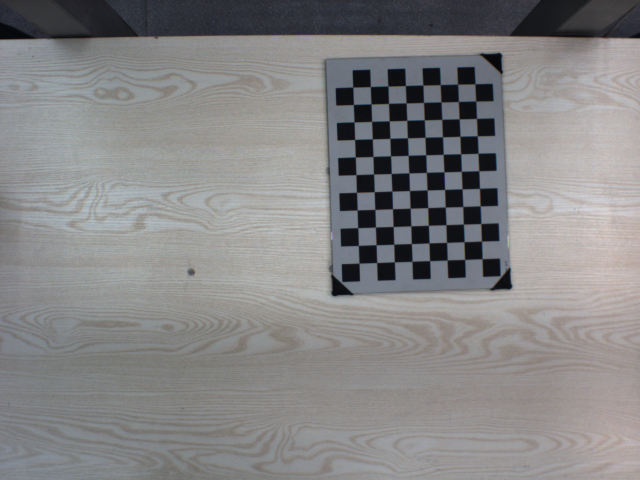
#> input picture code/1.bmp, 1280 x 960 px (shown at 1/2 size); its folder holds only this picture in this run
$ python -i image_tool.py   (imports and definitions only)
#> lines starting #> are read from the running program, lines starting #| are printed output that depends on the picture; after the words box and inside, x2 and y2 are one past the last pixel; in counts of white or black regions, pixels touching at a corner belong together
#> further down, picture is the input picture: shape (960, 1280, 3); mean B, G, R 133.1, 132.4, 133
import cv2
import numpy as np
import sys
import math
import glob

def image_pre_deal(imgc1,W=1,isgray=False,isauto=True):
    # imgc1 待处理图像
    # w 处理图像时对图像进行缩放处理的比例
    # isgray 决定是否使用灰度图进行处理，若为否则选择hsv图像第3通道的图像值进行处理
    # isauto 决定是否使用自动阈值

    # 图像缩放处理
#> called with W = 1, isgray = False, isauto = True
    height1, width1 = imgc1.shape[:2]
#> height1 = 960; width1 = 1280
    size = (int(width1*W), int(height1*W))
#> size = (1280, 960)
    imgc1= cv2.resize(imgc1, size, interpolation=cv2.INTER_AREA)
    # 生成灰度图和hsv图像，默认选择hsv图像进行处理
    gray=cv2.cvtColor(imgc1,cv2.COLOR_BGR2GRAY)
    hsv=cv2.cvtColor(imgc1,cv2.COLOR_BGR2HSV)
#> hsv: shape (960, 1280, 3); mean H, S, V 76.8, 20.2, 137.4
    trans_image=hsv[:,:,2]
    if isgray:
        trans_image=gray
    # 阈值化处理
    if isauto:
        thresh=cv2.adaptiveThreshold(trans_image,255,cv2.ADAPTIVE_THRESH_GAUSSIAN_C ,cv2.THRESH_BINARY,7,30)
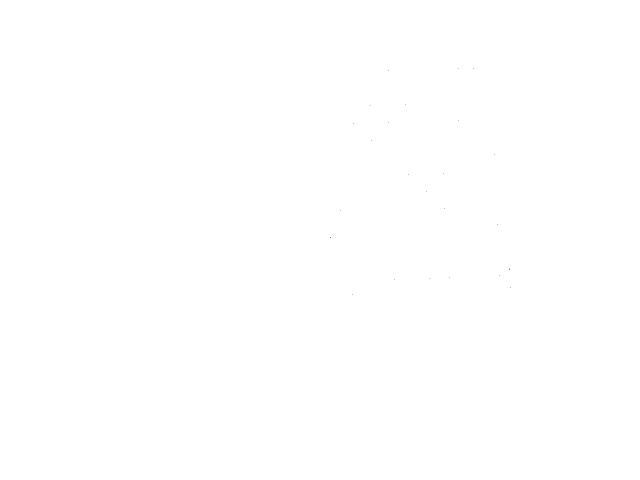
#> thresh: shape (960, 1280) (shown at 1/2 size); 100% white; black in thin lines or dots, all inside (x1, y1, x2, y2) = (661, 136, 1022, 589)
    else:
        ret,thresh=cv2.threshold(gray,170,255,cv2.THRESH_BINARY)
    mask=thresh
    # 将hsv图像与mask进行与运算，并进行二值化运算
    black=cv2.bitwise_and(hsv,hsv,mask=mask)
#> black: shape (960, 1280, 3); mean H, S, V 76.8, 20.2, 137.4
    black_gray=cv2.cvtColor(black,cv2.COLOR_HSV2BGR)#二值图转bgr通道
    black_gray=cv2.cvtColor(black_gray,cv2.COLOR_BGR2GRAY)#bgr转灰度图
#> black_gray: shape (960, 1280)
    # 将得到的图再次进行阈值化处理
    _, thresh=cv2.threshold(black_gray,10,255,cv2.THRESH_BINARY+cv2.THRESH_OTSU)
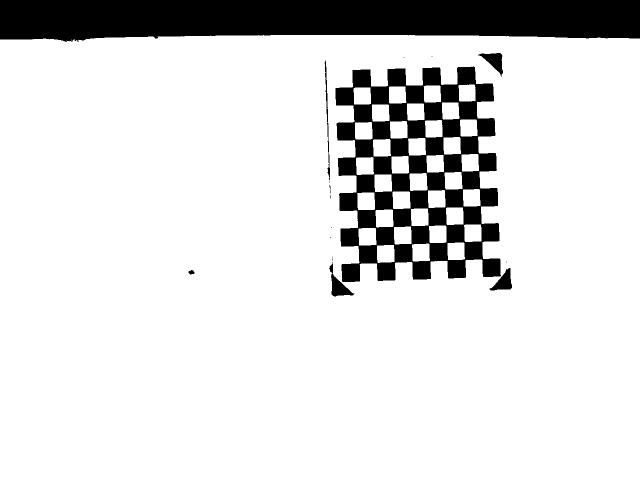
#> thresh: shape (960, 1280) (shown at 1/2 size); 86.3% white; 23 black regions (15 under 20 px), largest, box (x1, y1, x2, y2) and area: (0, 0, 1280, 84) 93916, (671, 133, 1002, 564) 70193, (658, 524, 708, 593) 1119
    img_morph=cv2.morphologyEx(thresh,cv2.MORPH_OPEN,(3,3))# 开运算，降噪处理
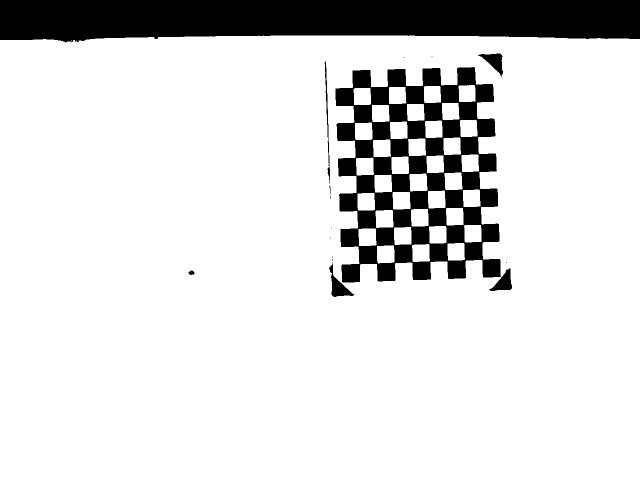
#> img_morph: shape (960, 1280) (shown at 1/2 size); 86.2% white; 17 black regions (9 under 20 px), largest, box (x1, y1, x2, y2) and area: (0, 0, 1280, 85) 95202, (671, 134, 1002, 565) 70198, (658, 525, 708, 594) 1121
    img_morph=cv2.erode(img_morph,(3,3),img_morph,iterations=2)# 腐蚀图像
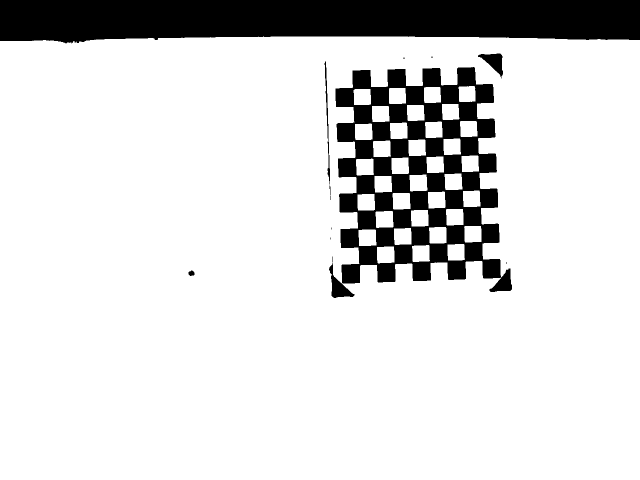
#> img_morph: shape (960, 1280) (shown at 1/2 size); 85.7% white; 15 black regions (8 under 20 px), largest, box (x1, y1, x2, y2) and area: (0, 0, 1280, 87) 97768, (671, 134, 1024, 584) 75124, (658, 525, 708, 596) 1227
    morph=cv2.dilate(img_morph,(3,3),img_morph,iterations=2)# 膨胀处理
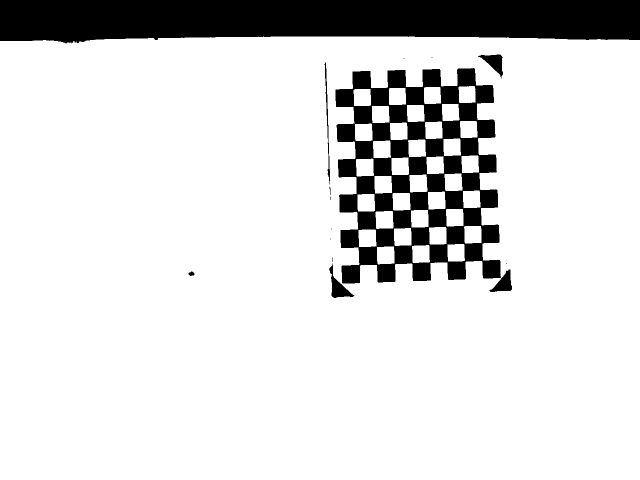
#> morph: shape (960, 1280) (shown at 1/2 size); 86% white; 16 black regions (8 under 20 px), largest, box (x1, y1, x2, y2) and area: (0, 0, 1280, 87) 97768, (671, 136, 1002, 567) 70204, (658, 527, 708, 596) 1121
    cv2.imwrite('morph.jpg',morph)
    return morph
"""
def restore_image()
"""

>>> import cv2
>>> picture = cv2.imread('1.bmp')
>>> result = image_pre_deal(picture)

$ run again, on code/10.bmp
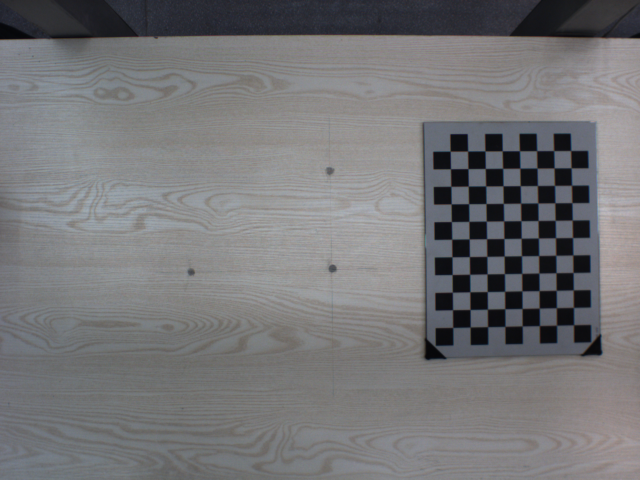
#> input picture code/10.bmp, 1280 x 960 px (shown at 1/2 size)
#> picture is the input picture: shape (960, 1280, 3); mean B, G, R 118.4, 116.3, 116.5
#> hsv: shape (960, 1280, 3); mean H, S, V 87.9, 20, 121.1
#> in image_pre_deal, `_, thresh=cv2.threshold(black_gray,10,255,cv2.THRESH_BINARY+cv2.THRESH..`:
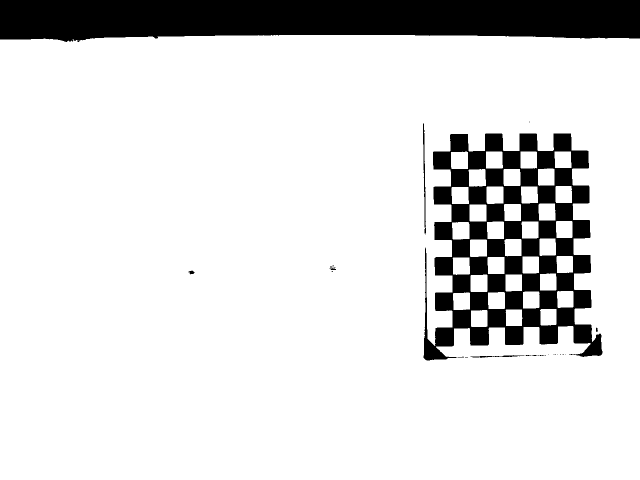
#> thresh: shape (960, 1280) (shown at 1/2 size); 86.3% white; 32 black regions (24 under 20 px), largest, box (x1, y1, x2, y2) and area: (0, 0, 1280, 84) 93976, (847, 267, 1205, 721) 73523, (846, 247, 852, 469) 513
#> in image_pre_deal, `morph=cv2.dilate(img_morph,(3,3),img_morph,iterations=2)# 膨胀处理`:
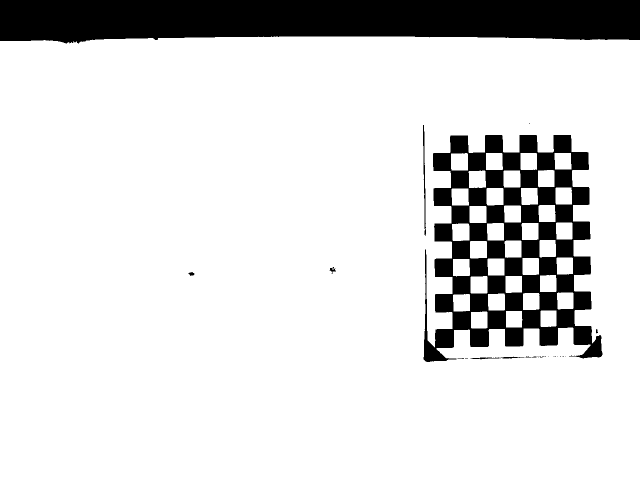
#> morph: shape (960, 1280) (shown at 1/2 size); 86% white; 27 black regions (19 under 20 px), largest, box (x1, y1, x2, y2) and area: (0, 0, 1280, 87) 97823, (847, 270, 1205, 724) 73556, (846, 250, 852, 472) 519

$ run again, on code/11.bmp
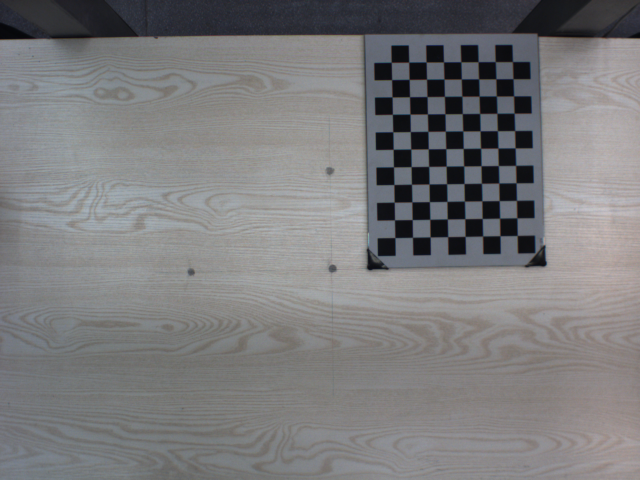
#> input picture code/11.bmp, 1280 x 960 px (shown at 1/2 size)
#> picture is the input picture: shape (960, 1280, 3); mean B, G, R 123.4, 121.9, 122.2
#> hsv: shape (960, 1280, 3); mean H, S, V 82.8, 20.1, 126.7
#> black: shape (960, 1280, 3); mean H, S, V 82.8, 20.1, 126.7
#> in image_pre_deal, `_, thresh=cv2.threshold(black_gray,10,255,cv2.THRESH_BINARY+cv2.THRESH..`:
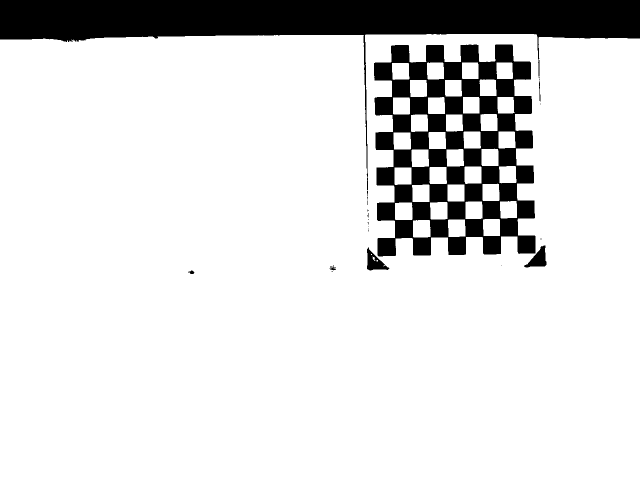
#> thresh: shape (960, 1280) (shown at 1/2 size); 86.5% white; 27 black regions (20 under 20 px), largest, box (x1, y1, x2, y2) and area: (0, 0, 1280, 381) 93966, (748, 89, 1071, 513) 69983, (1048, 491, 1093, 535) 978
#> in image_pre_deal, `morph=cv2.dilate(img_morph,(3,3),img_morph,iterations=2)# 膨胀处理`:
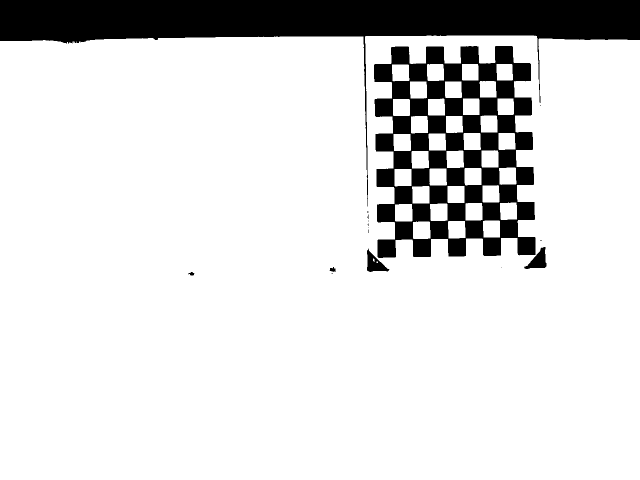
#> morph: shape (960, 1280) (shown at 1/2 size); 86.2% white; 16 black regions (10 under 20 px), largest, box (x1, y1, x2, y2) and area: (0, 0, 1280, 413) 97939, (748, 92, 1071, 516) 70003, (1048, 494, 1093, 538) 978, (734, 497, 779, 544) 974, (659, 534, 672, 544) 77, (377, 544, 389, 551) 54

$ run again, on code/12.bmp
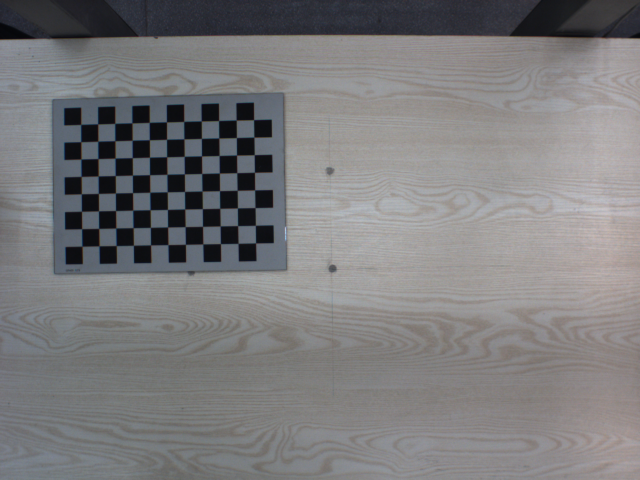
#> input picture code/12.bmp, 1280 x 960 px (shown at 1/2 size)
#> picture is the input picture: shape (960, 1280, 3); mean B, G, R 124.1, 122.7, 123.2
#> hsv: shape (960, 1280, 3); mean H, S, V 81.5, 21, 127.7
#> black: shape (960, 1280, 3); mean H, S, V 81.5, 21, 127.7
#> in image_pre_deal, `_, thresh=cv2.threshold(black_gray,10,255,cv2.THRESH_BINARY+cv2.THRESH..`:
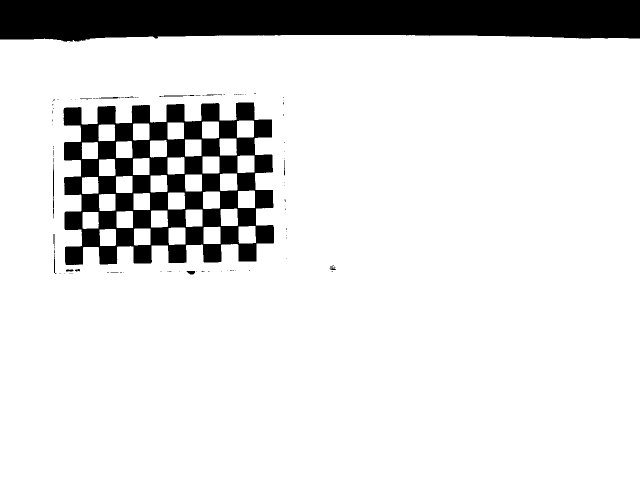
#> thresh: shape (960, 1280) (shown at 1/2 size); 86.5% white; 107 black regions (91 under 20 px), largest, box (x1, y1, x2, y2) and area: (0, 0, 1280, 84) 94064, (127, 205, 548, 530) 70704, (106, 328, 108, 416) 157
#> in image_pre_deal, `morph=cv2.dilate(img_morph,(3,3),img_morph,iterations=2)# 膨胀处理`:
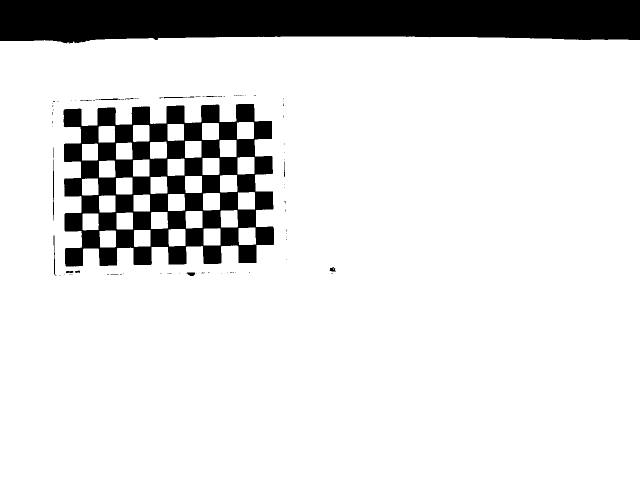
#> morph: shape (960, 1280) (shown at 1/2 size); 86.2% white; 90 black regions (75 under 20 px), largest, box (x1, y1, x2, y2) and area: (0, 0, 1280, 88) 97909, (127, 208, 548, 533) 70732, (106, 319, 108, 441) 203
